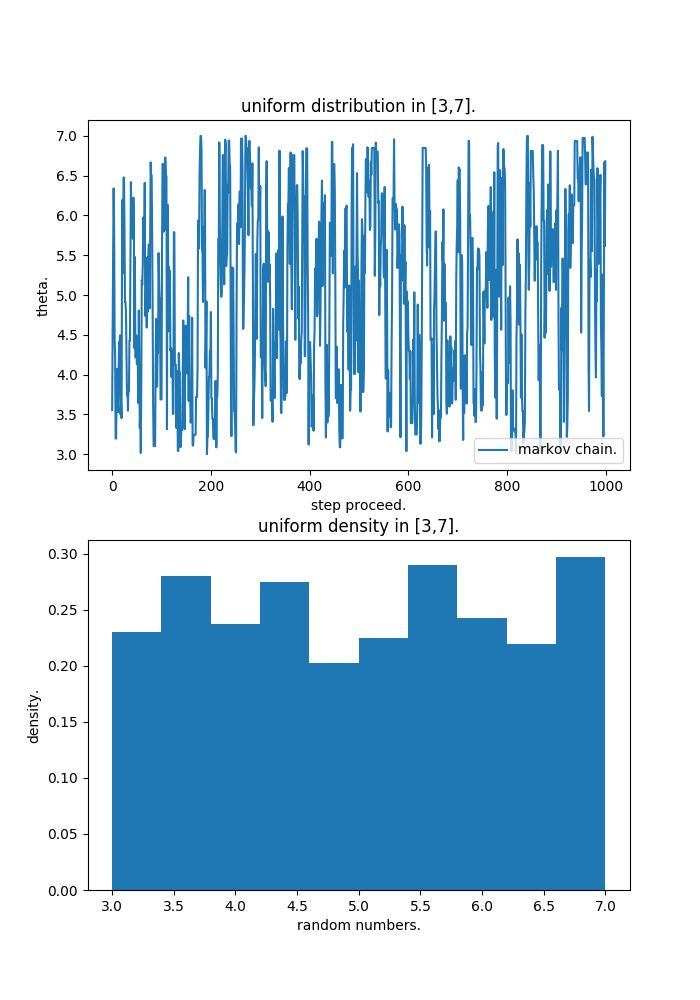

Source code (Python):
import numpy as np 
import matplotlib.pyplot as plt 

n=1000
theta=4

def f(x):
  if 3<=x<=7:
    return 1
  else:
    return 0
    
k=[]
x=[]

for i in range(n):
  theta_prime=theta+np.random.standard_normal() 
  r=np.random.rand()
  if (f(theta)>0)and(f(theta_prime)/f(theta)>r):
    theta = theta_prime
  k.append(theta)
  x.append(i)

plt.figure(figsize=[7,10])

plt.subplot(211)
plt.plot(x,k,label='markov chain.')
plt.xlabel('step proceed.')
plt.ylabel('theta.')
plt.legend()
plt.title('uniform distribution in [3,7].')

plt.subplot(212)
plt.hist(k,density=True)
plt.xlabel('random numbers.')
plt.ylabel('density.')
plt.title('uniform density in [3,7].')

plt.show() 
